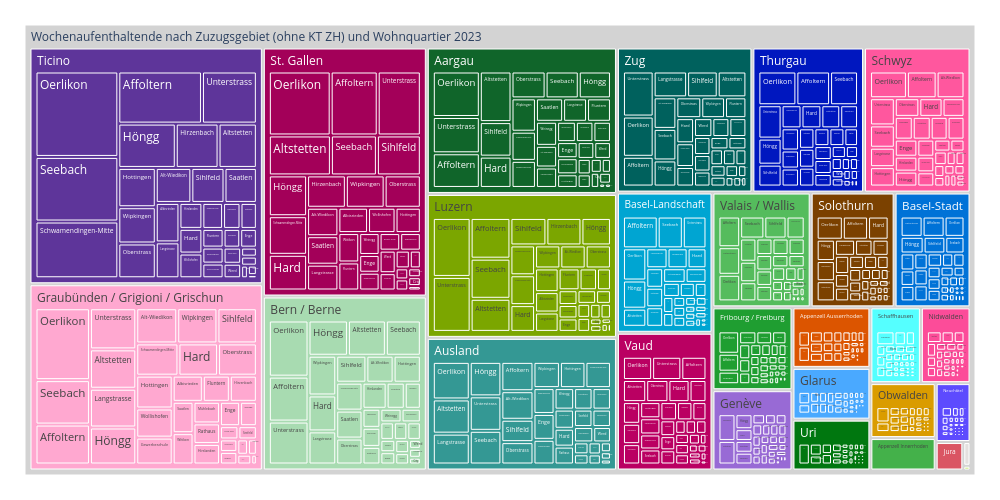

The notebook cell saved with this chart:
### Code cell
treeMap4= mypy_dv.plot_px_treemap(
    data=myTM3.query('ZuzKtHistLang != "Zürich"').reset_index()
    ,levels=['ZuzKtHistLang', 'QuarLang']
    ,values="AnzBestWir"
    ,color="ZuzKtHistLang"
    #, color_continuous_scale='Blues'
    , color_discrete_map=farben_dict_zc                            
    ,height=500
    ,width=1000             
    #,margin_val_bottom=25
    ,myHeaderTitle="Wochenaufenthaltende nach Zuzugsgebiet (ohne KT ZH) und Wohnquartier "+data_max_date
)
treeMap4

### Figure 1 — Plotly figure (JSON) as saved in the notebook; plotly's stock layout.template omitted (floating-point values rounded to 4 significant figures; data arrays with more than 128 entries replaced by an {"elided": "..."} marker saying what was removed)
{"data": [{"branchvalues": "total", "customdata": {"elided": "821x1 str values"}, "domain": {"x": [0, 1], "y": [0, 1]}, "hovertemplate": "%{label}<br><br>Anzahl:<br>%{value}<extra></extra>", "ids": {"elided": "821 str values"}, "labels": {"elided": "821 str values"}, "marker": {"colors": {"elided": "821 str values"}}, "name": "", "parents": {"elided": "821 str values"}, "root": {"color": "grey"}, "type": "treemap", "values": {"elided": "821 int values"}}], "layout": {"height": 500, "legend": {"tracegroupgap": 0}, "margin": {"b": 25, "l": 25, "r": 25, "t": 25}, "width": 1000}}
